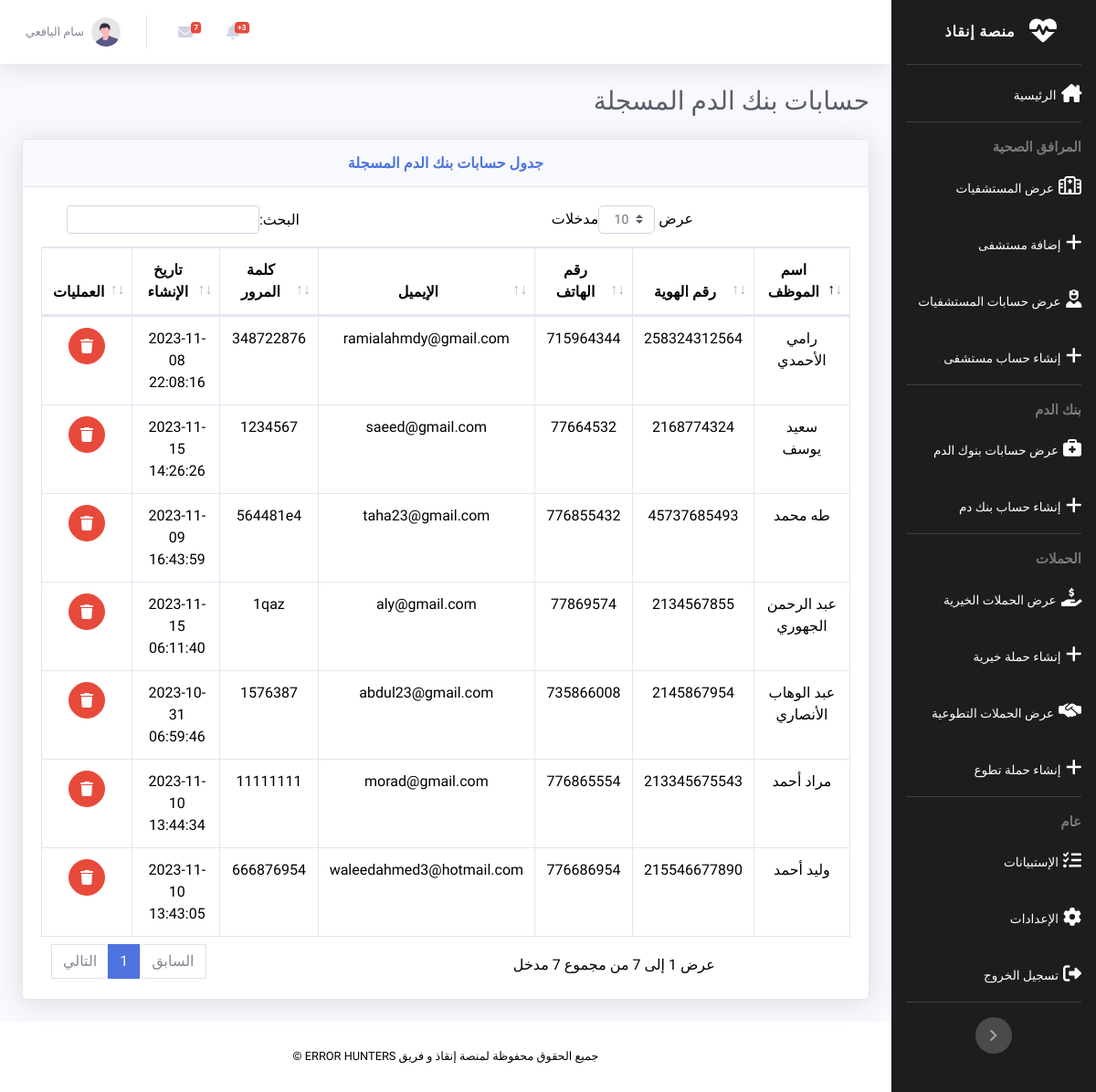
/admin/bb_accounts.php (signed in), run on the app's committed database.
### tables this page shows
CREATE TABLE `bb_accounts` (
  `ba_id` smallint(4) NOT NULL,
  `ba_name` varchar(50) NOT NULL,
  `ba_ident` varchar(20) NOT NULL,
  `ba_num` varchar(20) NOT NULL,
  `ba_email` varchar(50) NOT NULL,
  `ba_pass` varchar(40) NOT NULL,
  `c_at` timestamp NOT NULL DEFAULT current_timestamp() ON UPDATE current_timestamp()
);

### admin/bb_accounts.php (the view, shortened to what this page needs)
<?php
require_once('../files/config.php');
?>
<!DOCTYPE html>
<html lang="ar">
<head>
    <link rel="stylesheet" href="../css/all.min.css">
    <link rel="stylesheet" href="../css/sb-admin-2.css">
    <link rel="stylesheet" href="../css/sam.css">
    <link href="../vendor/datatables/dataTables.bootstrap4.min.css" rel="stylesheet">
</head>
<body id="page-top">
    <div id="wrapper">
        <?php require_once 'side_bar.php';?>
        <div id="content-wrapper" class="d-flex flex-column">
            <div id="content">
                <?php  require_once 'nav_bar.php' ?>
                <div class="container-fluid">
                    <h1 class="h3 mb-4 text-gray-800 text-right">حسابات بنك الدم المسجلة</h1>
                    <div class="card shadow mb-4">
                        <div class="card-header py-3">
                            <h6 class="m-0 font-weight-bold text-primary text-center">جدول حسابات بنك الدم المسجلة</h6>
                        </div>
                        <div class="card-body">
                            <div class="table-responsive">
                                <table class="table table-bordered" id="dataTable" width="100%" cellspacing="0">
                                    <thead class="text-center">
                                        <tr>
                                            <th>اسم الموظف</th>
                                            <th>رقم الهوية</th>
                                            <th>رقم الهاتف</th>
                                            <th>الإيميل</th>
                                            <th>كلمة المرور</th>
                                            <th>تاريخ الإنشاء</th>
                                            <th>العمليات</th>
                                        </tr>
                                    </thead>
                                    <tbody class="text-center">
                                        <?php
                                        $result = mysqli_query($con, "SELECT * FROM bb_accounts");
                                        while ($row = mysqli_fetch_array($result)) {
                                          echo'<tr>
                                            <td>'.$row['ba_name'].'</td>
                                            <td>'.$row['ba_ident'].'</td>
                                            <td>'.$row['ba_num'].'</td>
                                            <td>'.$row['ba_email'].'</td>
                                            <td>'.$row['ba_pass'].'</td>
                                            <td style="direction: ltr;">'.$row['c_at'].'</td>
                                            <td><a href="control/delete.php?ba_id='.$row['ba_id'].'" class="btn btn-danger btn-circle">
                                            <i class="fas fa-trash"></i></a></td>
                                            </tr>';
                                        }
                                        ?>
                                    </tbody>
                                </table>
                            </div>
                        </div>
                    </div>
                </div>
            </div>
            <?php  include_once('footer.php')?>
        </div>
    </div>
</body>
</html>

### admin/side_bar.php
<ul class="navbar-nav  sidebar sidebar-dark accordion" id="accordionSidebar" style="
    background-color: #1d1d1d;
">
    <a class="sidebar-brand d-flex align-items-center justify-content-center" href="index.php">
        <div class="sidebar-brand-icon">
            <i class="fa-solid fa-heart-pulse " style="font-size:30px"></i>
        </div>
        <div class="sidebar-brand-text mx-3">منصة إنقاذ</div>
    </a>
    <hr class="sidebar-divider my-0">
    <li class="nav-item">
        <a class="nav-link" href="index.php">
            <i class="fa-solid fa-house-chimney"></i>
            <span>الرئيسية</span></a>
    </li>
    <hr class="sidebar-divider">
    <div class="sidebar-heading">
        المرافق الصحية
    </div>
    <li class="nav-item">
        <a class="nav-link" href="show_hospitals.php">
            <i class="fa-regular fa-hospital"></i>
            <span>عرض المستشفيات</span></a>
    </li>
    <li class="nav-item">
        <a class="nav-link" href="create_hospital.php">
            <i class="fa-solid fa-plus"></i>
            <span>إضافة مستشفى</span></a>
    </li>
    <li class="nav-item">
        <a class="nav-link" href="hospital_accounts.php">
            <i class="fa-solid fa-user-nurse"></i>
            <span>عرض حسابات المستشفيات</span></a>
    </li>
    <li class="nav-item">
        <a class="nav-link" href="create_hos_acc.php">
        <i class="fa-solid fa-plus"></i>
            <span>إنشاء حساب  مستشفى</span></a>
    </li>
<hr class="sidebar-divider">
<div class="sidebar-heading">
    بنك الدم
</div>
<li class="nav-item">
    <a class="nav-link" href="bb_accounts.php">
    <i class="fa-solid fa-briefcase-medical"></i>
        <span>عرض حسابات بنوك الدم</span></a>
</li>
<li class="nav-item">
    <a class="nav-link" href="create_bb_account.php">
        <i class="fa-solid fa-plus"></i>
        <span>إنشاء حساب بنك دم</span></a>
</li>
<hr class="sidebar-divider">
<div class="sidebar-heading">
    الحملات
</div>
<li class="nav-item">
    <a class="nav-link" href="char_camp.php">
    <i class="fa-solid fa-hand-holding-dollar"></i>
        <span>عرض الحملات الخيرية</span></a>
</li>
<li class="nav-item">
    <a class="nav-link" href="create_char_camp.php">
    <i class="fa-solid fa-plus"></i>
        <span>إنشاء حملة خيرية</span></a>
</li>
<li class="nav-item">
    <a class="nav-link" href="vol_camp.php">
    <i class="fa-solid fa-handshake-simple"></i>
        <span>عرض الحملات التطوعية</span></a>
</li>
<li class="nav-item">
    <a class="nav-link" href="create_vol_camp.php">
    <i class="fa-solid fa-plus"></i>
        <span>إنشاء حملة تطوع</span></a>
</li>
    <hr class="sidebar-divider">
    <div class="sidebar-heading">
        عام
    </div>
    <li class="nav-item">
        <a class="nav-link" href="#">
            <i class="fa-solid fa-list-check"></i>
            <span>الإستبيانات</span></a>
    </li>
    <li class="nav-item">
        <a class="nav-link" href="#">
            <i class="fa-solid fa-gear"></i>
            <span>الإعدادات</span></a>
    </li>
    <li class="nav-item">
        <a class="nav-link" href="../files/logout.php">
            <i class="fa-solid fa-right-from-bracket"></i>
            <span>تسجيل الخروج</span></a>
    </li>
    <hr class="sidebar-divider d-none d-md-block">
    <div class="text-center d-none d-md-inline">
        <button class="rounded-circle border-0" id="sidebarToggle"></button>
    </div>
</ul>

### admin/nav_bar.php (shortened to what this page needs)
<nav class="navbar navbar-expand navbar-light bg-white topbar mb-4 static-top shadow">
                    <ul class="navbar-nav mr-auto">
                        <li class="nav-item dropdown no-arrow mx-1">
                            <a class="nav-link dropdown-toggle" href="#" id="alertsDropdown" role="button"
                                data-toggle="dropdown" aria-haspopup="true" aria-expanded="false">
                                <i class="fas fa-bell fa-fw"></i>
                                <span class="badge badge-danger badge-counter">3+</span>
                            </a>
                        </li>
                        <li class="nav-item dropdown no-arrow mx-1">
                            <a class="nav-link dropdown-toggle" href="#" id="messagesDropdown" role="button"
                                data-toggle="dropdown" aria-haspopup="true" aria-expanded="false">
                                <i class="fas fa-envelope fa-fw"></i>
                                <span class="badge badge-danger badge-counter">7</span>
                            </a>
                        </li>
                        <li class="nav-item dropdown no-arrow">
                            <a class="nav-link dropdown-toggle" href="#" id="userDropdown" role="button"
                                data-toggle="dropdown" aria-haspopup="true" aria-expanded="false">
                                <span class="mr-2 d-none d-lg-inline text-gray-600 small"><?php echo $_SESSION['a_name'] ?></span>
                                <img class="img-profile rounded-circle"
                                    src="../img/undraw_profile.svg">
                            </a>
                        </li>
                    </ul>
</nav>

### admin/footer.php
<footer class="sticky-footer bg-white">
                <div class="container my-auto">
                    <div class="copyright text-center my-auto">
                        <span>جميع الحقوق محفوظة لمنصة إنقاذ و فريق ERROR HUNTERS  &copy;</span>
                    </div>
                </div>
            </footer>

### css/sam.css (style rules this page uses)
body { direction: rtl; }
#accordionSidebar { padding-right: 0px; }
#accordionSidebar > li { font-size: 20px; }

### data on the page
bb_accounts: ba_name "عبد الرحمن الجهوري", ba_ident "2134567855", ba_num "77869574", ba_email "aly@gmail.com", ba_pass "1qaz", c_at "2023-11-15 06:11:40"
bb_accounts: ba_name "عبد الوهاب الأنصاري", ba_ident "2145867954", ba_num "735866008", ba_email "abdul23@gmail.com", ba_pass "1576387", c_at "2023-10-31 06:59:46"
bb_accounts: ba_name "رامي الأحمدي", ba_ident "258324312564", ba_num "715964344", ba_email "ramialahmdy@gmail.com", ba_pass "348722876", c_at "2023-11-08 22:08:16"
bb_accounts: ba_name "سعيد يوسف", ba_ident "2168774324", ba_num "77664532", ba_email "saeed@gmail.com", ba_pass "1234567", c_at "2023-11-15 14:26:26"
bb_accounts: ba_name "مراد أحمد", ba_ident "213345675543", ba_num "776865554", ba_email "morad@gmail.com", ba_pass "11111111", c_at "2023-11-10 13:44:34"
bb_accounts: ba_name "وليد أحمد", ba_ident "215546677890", ba_num "776686954", ba_email "waleedahmed3@hotmail.com", ba_pass "666876954", c_at "2023-11-10 13:43:05"
bb_accounts: ba_name "طه محمد", ba_ident "45737685493", ba_num "776855432", ba_email "taha23@gmail.com", ba_pass "564481e4", c_at "2023-11-09 16:43:59"

### other printed values
$_SESSION['a_name'] "سام اليافعي"
